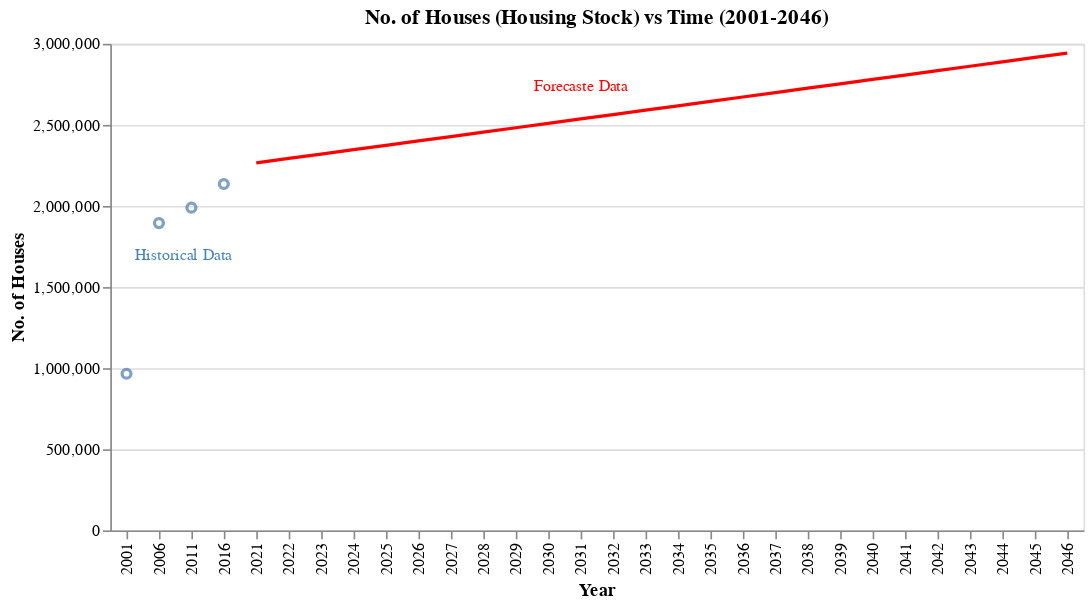

Notebook source saved alongside this figure:
### Markdown cell above
I will plot both "historical" and "forecast" data over time below and combine all data in a single table (`housing_stock_df_new`) later on:

### Code cell
# Plotting historical and forecast data for Number of Houses
historical = alt.Chart(housing_stock_df, title='No. of Houses (Housing Stock) vs Time (2001-2046)').mark_point(
).encode(
    x=alt.X('year:N', title='Year'),
    y=alt.Y('number_of_houses', title='No. of Houses')
)

forecast = alt.Chart(forecast_housing_stock_df).mark_line(
    point=False
).encode(
    x=alt.X('year:N', title='Year'),
    y=alt.Y('number_of_houses', title='No. of Houses'),
    color=alt.value('red'),      
)

text1 = alt.Chart(housing_stock_df.query('year == "2006"')).mark_text(dx=15, dy=20, color='steelblue', fontSize=10).encode(
        x=alt.X('year:N', title='Year'), 
       y=alt.Y('number_of_houses', title='No. of Houses'),
        text=alt.value('Historical Data')
)

text2 = alt.Chart(forecast_housing_stock_df.query('year == "2031"')).mark_text(dx=0, dy=-20, color='red', fontSize=10).encode(
        x=alt.X('year:N', title='Year'),
        y=alt.Y('number_of_houses', title='No. of Houses'),
        text=alt.value('Forecaste Data')
)

(historical + forecast + text1 + text2)

### Figure 1 — Vega-Lite specification as saved in the notebook (floating-point values rounded to 4 significant figures)
{"config": {"view": {"continuousWidth": 400, "continuousHeight": 300}}, "layer": [{"data": {"name": "data-37c878e30850b9d84002a3c1c79227f7"}, "mark": "point", "encoding": {"x": {"type": "nominal", "field": "year", "title": "Year"}, "y": {"type": "quantitative", "field": "number_of_houses", "title": "No. of Houses"}}, "title": "No. of Houses (Housing Stock) vs Time (2001-2046)"}, {"data": {"name": "data-7e7bf9b09777ef051781770f021cd17f"}, "mark": {"type": "line", "point": false}, "encoding": {"color": {"value": "red"}, "x": {"type": "nominal", "field": "year", "title": "Year"}, "y": {"type": "quantitative", "field": "number_of_houses", "title": "No. of Houses"}}}, {"data": {"name": "data-158e6ae56f5030b629269e443d8a9c8e"}, "mark": {"type": "text", "color": "steelblue", "dx": 15, "dy": 20, "fontSize": 10}, "encoding": {"text": {"value": "Historical Data"}, "x": {"type": "nominal", "field": "year", "title": "Year"}, "y": {"type": "quantitative", "field": "number_of_houses", "title": "No. of Houses"}}}, {"data": {"name": "data-481bb9fc1399c3f8db55dd012f73a11d"}, "mark": {"type": "text", "color": "red", "dx": 0, "dy": -20, "fontSize": 10}, "encoding": {"text": {"value": "Forecaste Data"}, "x": {"type": "nominal", "field": "year", "title": "Year"}, "y": {"type": "quantitative", "field": "number_of_houses", "title": "No. of Houses"}}}], "$schema": "https://vega.github.io/schema/vega-lite/v4.8.1.json", "datasets": {"data-37c878e30850b9d84002a3c1c79227f7": [{"year": 2001, "number_of_houses": 965554}, {"year": 2006, "number_of_houses": 1894436}, {"year": 2011, "number_of_houses": 1989705}, {"year": 2016, "number_of_houses": 2135910}], "data-7e7bf9b09777ef051781770f021cd17f": [{"year": 2021, "number_of_houses": 2266000.0}, {"year": 2022, "number_of_houses": 2293000.0}, {"year": 2023, "number_of_houses": 2320000.0}, {"year": 2024, "number_of_houses": 2347000.0}, {"year": 2025, "number_of_houses": 2374000.0}, {"year": 2026, "number_of_houses": 2401000.0}, {"year": 2027, "number_of_houses": 2428000.0}, {"year": 2028, "number_of_houses": 2455000.0}, {"year": 2029, "number_of_houses": 2482000.0}, {"year": 2030, "number_of_houses": 2510000.0}, {"year": 2031, "number_of_houses": 2537000.0}, {"year": 2032, "number_of_houses": 2564000.0}, {"year": 2033, "number_of_houses": 2591000.0}, {"year": 2034, "number_of_houses": 2618000.0}, {"year": 2035, "number_of_houses": 2645000.0}, {"year": 2036, "number_of_houses": 2672000.0}, {"year": 2037, "number_of_houses": 2699000.0}, {"year": 2038, "number_of_houses": 2726000.0}, {"year": 2039, "number_of_houses": 2753000.0}, {"year": 2040, "number_of_houses": 2780000.0}, {"year": 2041, "number_of_houses": 2807000.0}, {"year": 2042, "number_of_houses": 2834000.0}, {"year": 2043, "number_of_houses": 2862000.0}, {"year": 2044, "number_of_houses": 2889000.0}, {"year": 2045, "number_of_houses": 2916000.0}, {"year": 2046, "number_of_houses": 2943000.0}], "data-158e6ae56f5030b629269e443d8a9c8e": [{"year": 2006, "number_of_houses": 1894436}], "data-481bb9fc1399c3f8db55dd012f73a11d": [{"year": 2031, "number_of_houses": 2537000.0}]}}
